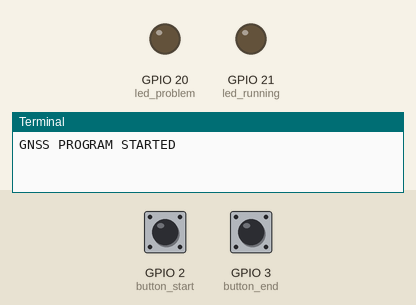
Recording of a program running on a simulated Raspberry Pi (BCM pin numbers). Parts: output pins drawn as LEDs (lit = HIGH), the last lines printed to the terminal. The inputs (shaded band) are chosen by the test bench; at power-on: GPIO 3 (button_end) HIGH, GPIO 2 (button_start) HIGH. The clock reads 2024-03-15 10:24:30 at power-on unless the program sets it; files the program writes start out absent.

Above: at 4.2 s.
4.3 s: GPIO 3 (button_end) pulled LOW for 0.15 s
At 4.7 s:
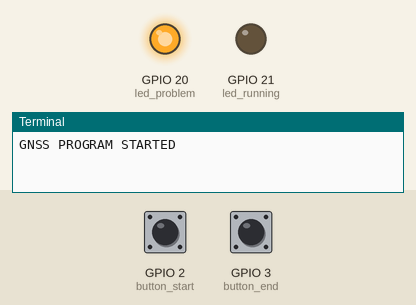
7.4 s: GPIO 2 (button_start) pulled LOW for 0.15 s
At 7.9 s:
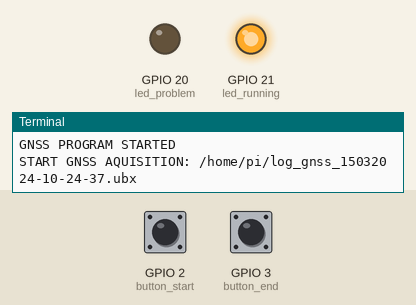
Timing chart, 0 to 10.4 s (numbered marks = the images above; inputs shaded):
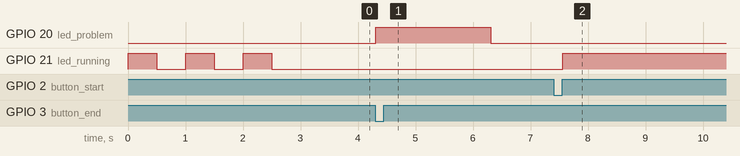

The program:

gnss.py
```python
import serial

from gpiozero import Button
from gpiozero import LED
from time import sleep
from signal import pause
from subprocess import check_call
from datetime import datetime
from serial import SerialException

print("GNSS PROGRAM STARTED")

# ---------------------------------------------
# GPIO PINS
# ---------------------------------------------
led_running = LED(21)
led_problem = LED(20)
button_start = Button(2)
button_end = Button(3)
# ---------------------------------------------

file_root = "/home/pi/log_gnss_"


def blink(led, number, period):
	for i in range(number):
		led.on()
		sleep(period/2.0)
		led.off()
		sleep(period/2.0)

# --------------------------------------------
# TEST SERIAL CONNEXION
# --------------------------------------------
serial_open = False
while (not serial_open):
	try:
		ser = serial.Serial('/dev/ttyACM0')
		serial_open = True
		blink(led_running, 3, 1.0)
	except SerialException:
		print("WARNING SERIAL NOT OPEN")
		blink(led_problem, 10, 0.4)
# --------------------------------------------


# --------------------------------------------
# MAIN PROGRAM
# --------------------------------------------

def shutdown():
	check_call(['sudo', 'poweroff'])

duration = 0
while True:
	if button_end.value == 1:
		led_problem.on()
		sleep(2)
		led_problem.off()
		if button_end.value == 1:
			sleep(0.5)
			print("SHUTDOWN")
			blink(led_problem, 3, 1)
			shutdown()
	val = button_start.value
	if (val == 0) and (duration >= 0.5):
		time = datetime.now().strftime("%d%m%Y-%H-%M-%S")
		file_name = file_root + time + ".ubx"
		f = open(file_name, "wb")
		print("START GNSS AQUISITION: "+ file_name)
		counter_led = 0
		while True:
			val = max(val, button_start.value)
			if (counter_led % 2 == 0):
				led_running.on()
			else:
				led_running.off()
			f.write(ser.readline())
			sleep(0.25)
			counter_led += 1
			if (val == 1):
				print("STOP GNSS AQUISITION")
				led_running.off()
				f.close()
				sleep(1)
				break
		duration = 0
	val = button_start.value
	duration = (duration+1)*val
	sleep(0.05)

shutdown()
```

Measured:
- after the input at 4.3 s, GPIO 20 (led_problem): LOW → HIGH at once, → LOW 2.0 s later
- after the input at 7.4 s, GPIO 21 (led_running): LOW → HIGH after 0.16 s
